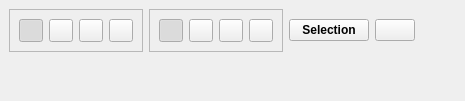
<?xml version="1.0" encoding="UTF-8"?>
<ui version="4.0">
 <class>PointSetSelection</class>
 <widget class="QDockWidget" name="PointSetSelection">
  <property name="geometry">
   <rect>
    <x>0</x>
    <y>0</y>
    <width>465</width>
    <height>101</height>
   </rect>
  </property>
  <property name="windowTitle">
   <string>Point Set Selection</string>
  </property>
  <widget class="QWidget" name="dockWidgetContents">
   <layout class="QVBoxLayout" name="verticalLayout">
    <item>
     <layout class="QHBoxLayout" name="horizontalLayout_2">
      <item>
       <widget class="QFrame" name="frame">
        <property name="toolTip">
         <string>Selection tool</string>
        </property>
        <property name="accessibleName">
         <string>Tool</string>
        </property>
        <property name="frameShape">
         <enum>QFrame::StyledPanel</enum>
        </property>
        <property name="frameShadow">
         <enum>QFrame::Raised</enum>
        </property>
        <layout class="QHBoxLayout" name="horizontalLayout_3">
         <item>
          <widget class="QToolButton" name="rectangle">
           <property name="sizePolicy">
            <sizepolicy hsizetype="Fixed" vsizetype="Fixed">
             <horstretch>0</horstretch>
             <verstretch>0</verstretch>
            </sizepolicy>
           </property>
           <property name="toolTip">
            <string>Rectangle selection</string>
           </property>
           <property name="text">
            <string/>
           </property>
           <property name="icon">
            <iconset resource="../../cgallab.qrc">
             <normaloff>:/cgal/icons/resources/pss_rectangle.png</normaloff>:/cgal/icons/resources/pss_rectangle.png</iconset>
           </property>
           <property name="checkable">
            <bool>true</bool>
           </property>
           <property name="checked">
            <bool>true</bool>
           </property>
           <property name="autoExclusive">
            <bool>true</bool>
           </property>
          </widget>
         </item>
         <item>
          <widget class="QToolButton" name="freeform">
           <property name="sizePolicy">
            <sizepolicy hsizetype="Fixed" vsizetype="Fixed">
             <horstretch>0</horstretch>
             <verstretch>0</verstretch>
            </sizepolicy>
           </property>
           <property name="toolTip">
            <string>Free form selection</string>
           </property>
           <property name="text">
            <string/>
           </property>
           <property name="icon">
            <iconset resource="../../cgallab.qrc">
             <normaloff>:/cgal/icons/resources/pss_freeform.png</normaloff>:/cgal/icons/resources/pss_freeform.png</iconset>
           </property>
           <property name="checkable">
            <bool>true</bool>
           </property>
           <property name="autoExclusive">
            <bool>true</bool>
           </property>
          </widget>
         </item>
         <item>
          <widget class="QToolButton" name="region">
           <property name="focusPolicy">
            <enum>Qt::NoFocus</enum>
           </property>
           <property name="toolTip">
            <string>Region selection</string>
           </property>
           <property name="text">
            <string/>
           </property>
           <property name="icon">
            <iconset resource="../../cgallab.qrc">
             <normaloff>:/cgal/icons/resources/pss_region.png</normaloff>:/cgal/icons/resources/pss_region.png</iconset>
           </property>
           <property name="checkable">
            <bool>true</bool>
           </property>
           <property name="autoExclusive">
            <bool>true</bool>
           </property>
          </widget>
         </item>
         <item>
          <widget class="QToolButton" name="box">
           <property name="sizePolicy">
            <sizepolicy hsizetype="Fixed" vsizetype="Fixed">
             <horstretch>0</horstretch>
             <verstretch>0</verstretch>
            </sizepolicy>
           </property>
           <property name="toolTip">
            <string>Box selection</string>
           </property>
           <property name="text">
            <string/>
           </property>
           <property name="icon">
            <iconset resource="../../cgallab.qrc">
             <normaloff>:/cgal/icons/resources/pss_box.png</normaloff>:/cgal/icons/resources/pss_box.png</iconset>
           </property>
           <property name="checkable">
            <bool>true</bool>
           </property>
           <property name="autoExclusive">
            <bool>true</bool>
           </property>
          </widget>
         </item>
        </layout>
       </widget>
      </item>
      <item>
       <widget class="QFrame" name="frame_2">
        <property name="toolTip">
         <string>Selection mode</string>
        </property>
        <property name="accessibleName">
         <string>Mode</string>
        </property>
        <property name="frameShape">
         <enum>QFrame::StyledPanel</enum>
        </property>
        <property name="frameShadow">
         <enum>QFrame::Raised</enum>
        </property>
        <layout class="QHBoxLayout" name="horizontalLayout">
         <item>
          <widget class="QToolButton" name="new_selection">
           <property name="sizePolicy">
            <sizepolicy hsizetype="Fixed" vsizetype="Fixed">
             <horstretch>0</horstretch>
             <verstretch>0</verstretch>
            </sizepolicy>
           </property>
           <property name="toolTip">
            <string>New selection</string>
           </property>
           <property name="text">
            <string/>
           </property>
           <property name="icon">
            <iconset resource="../../cgallab.qrc">
             <normaloff>:/cgal/icons/resources/pss_new.png</normaloff>:/cgal/icons/resources/pss_new.png</iconset>
           </property>
           <property name="checkable">
            <bool>true</bool>
           </property>
           <property name="checked">
            <bool>true</bool>
           </property>
           <property name="autoExclusive">
            <bool>true</bool>
           </property>
          </widget>
         </item>
         <item>
          <widget class="QToolButton" name="union_selection">
           <property name="sizePolicy">
            <sizepolicy hsizetype="Fixed" vsizetype="Fixed">
             <horstretch>0</horstretch>
             <verstretch>0</verstretch>
            </sizepolicy>
           </property>
           <property name="toolTip">
            <string>Union</string>
           </property>
           <property name="text">
            <string/>
           </property>
           <property name="icon">
            <iconset resource="../../cgallab.qrc">
             <normaloff>:/cgal/icons/resources/pss_union.png</normaloff>:/cgal/icons/resources/pss_union.png</iconset>
           </property>
           <property name="checkable">
            <bool>true</bool>
           </property>
           <property name="autoExclusive">
            <bool>true</bool>
           </property>
          </widget>
         </item>
         <item>
          <widget class="QToolButton" name="intersection">
           <property name="sizePolicy">
            <sizepolicy hsizetype="Fixed" vsizetype="Fixed">
             <horstretch>0</horstretch>
             <verstretch>0</verstretch>
            </sizepolicy>
           </property>
           <property name="toolTip">
            <string>Intersection</string>
           </property>
           <property name="text">
            <string/>
           </property>
           <property name="icon">
            <iconset resource="../../cgallab.qrc">
             <normaloff>:/cgal/icons/resources/pss_inter.png</normaloff>:/cgal/icons/resources/pss_inter.png</iconset>
           </property>
           <property name="checkable">
            <bool>true</bool>
           </property>
           <property name="autoExclusive">
            <bool>true</bool>
           </property>
          </widget>
         </item>
         <item>
          <widget class="QToolButton" name="diff">
           <property name="sizePolicy">
            <sizepolicy hsizetype="Fixed" vsizetype="Fixed">
             <horstretch>0</horstretch>
             <verstretch>0</verstretch>
            </sizepolicy>
           </property>
           <property name="toolTip">
            <string>Difference</string>
           </property>
           <property name="text">
            <string/>
           </property>
           <property name="icon">
            <iconset resource="../../cgallab.qrc">
             <normaloff>:/cgal/icons/resources/pss_diff.png</normaloff>:/cgal/icons/resources/pss_diff.png</iconset>
           </property>
           <property name="checkable">
            <bool>true</bool>
           </property>
           <property name="autoExclusive">
            <bool>true</bool>
           </property>
          </widget>
         </item>
        </layout>
       </widget>
      </item>
      <item>
       <widget class="QPushButton" name="menu">
        <property name="font">
         <font>
          <weight>75</weight>
          <bold>true</bold>
         </font>
        </property>
        <property name="text">
         <string>Selection</string>
        </property>
       </widget>
      </item>
      <item>
       <widget class="QPushButton" name="helpButton">
        <property name="text">
         <string/>
        </property>
        <property name="icon">
         <iconset resource="../../cgallab.qrc">
          <normaloff>:/cgal/icons/resources/help_button.png</normaloff>:/cgal/icons/resources/help_button.png</iconset>
        </property>
        <property name="iconSize">
         <size>
          <width>16</width>
          <height>16</height>
         </size>
        </property>
        <property name="flat">
         <bool>false</bool>
        </property>
       </widget>
      </item>
      <item>
       <spacer name="horizontalSpacer">
        <property name="orientation">
         <enum>Qt::Horizontal</enum>
        </property>
        <property name="sizeHint" stdset="0">
         <size>
          <width>40</width>
          <height>20</height>
         </size>
        </property>
       </spacer>
      </item>
     </layout>
    </item>
    <item>
     <spacer name="verticalSpacer">
      <property name="orientation">
       <enum>Qt::Vertical</enum>
      </property>
      <property name="sizeHint" stdset="0">
       <size>
        <width>20</width>
        <height>50</height>
       </size>
      </property>
     </spacer>
    </item>
   </layout>
  </widget>
 </widget>
 <resources>
  <include location="../../cgallab.qrc"/>
  <include location="../../cgallab.qrc"/>
  <include location="../../cgallab.qrc"/>
  <include location="../../cgallab.qrc"/>
 </resources>
 <connections/>
</ui>
